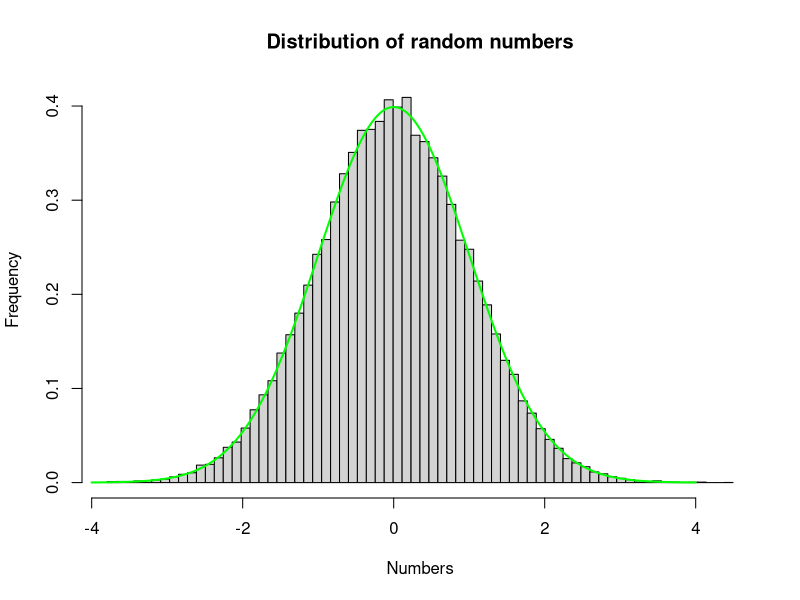

R code for this plot:
## ---- chunk 1
n = 50000; mean = 0; sd = 1; bin = 70
x <- rnorm(n, mean, sd)
range2x <- seq(-4, 4, length = n)*sd + mean 
c <- dnorm(range2x, mean, sd)
bins <- seq(min(x), max(x), length = bin + 1)
hist(x, breaks = bins, prob=TRUE, 
     main = "Distribution of random numbers",
     xlab = "Numbers", ylab = "Frequency")
lines(range2x, c, type = "l", col = "green", lwd = 2)
